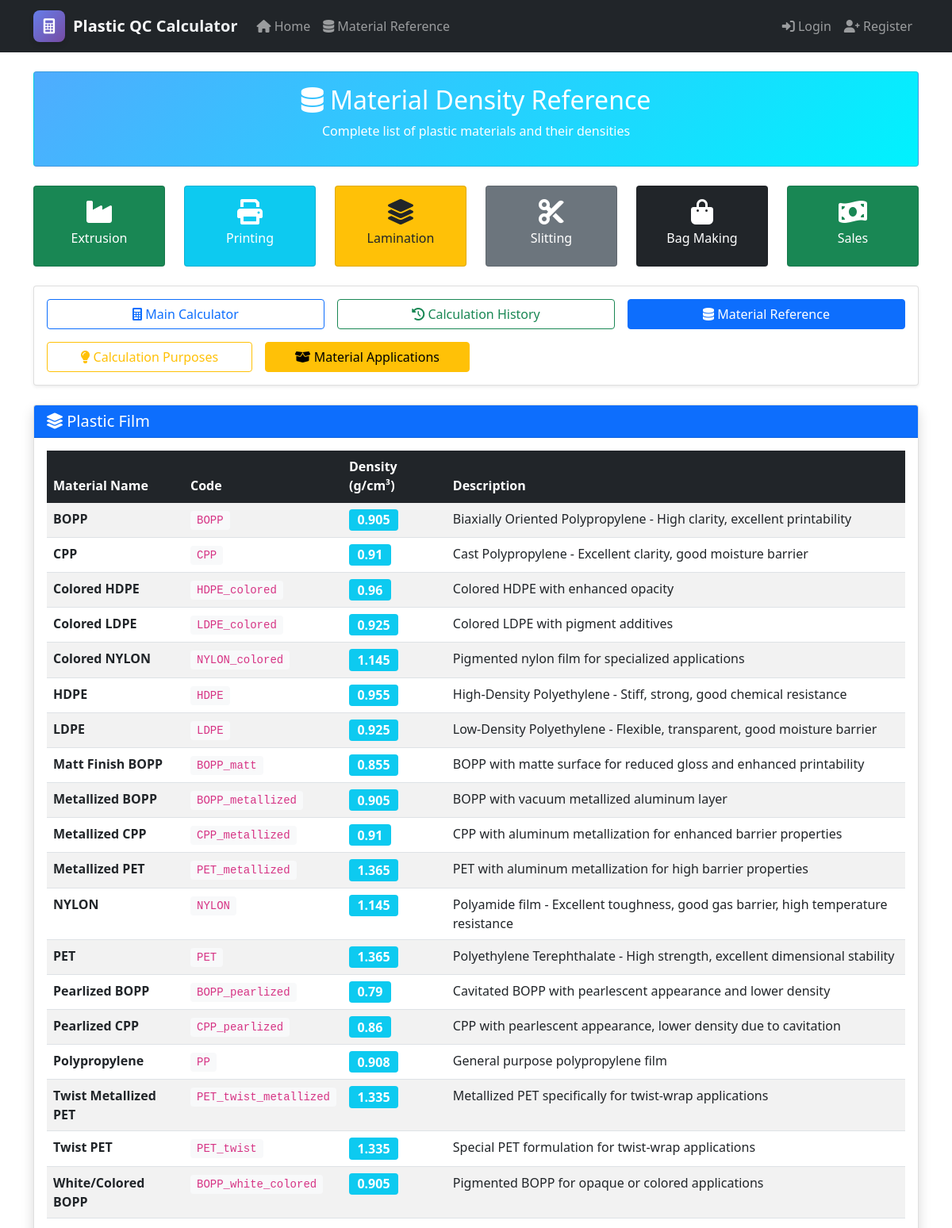
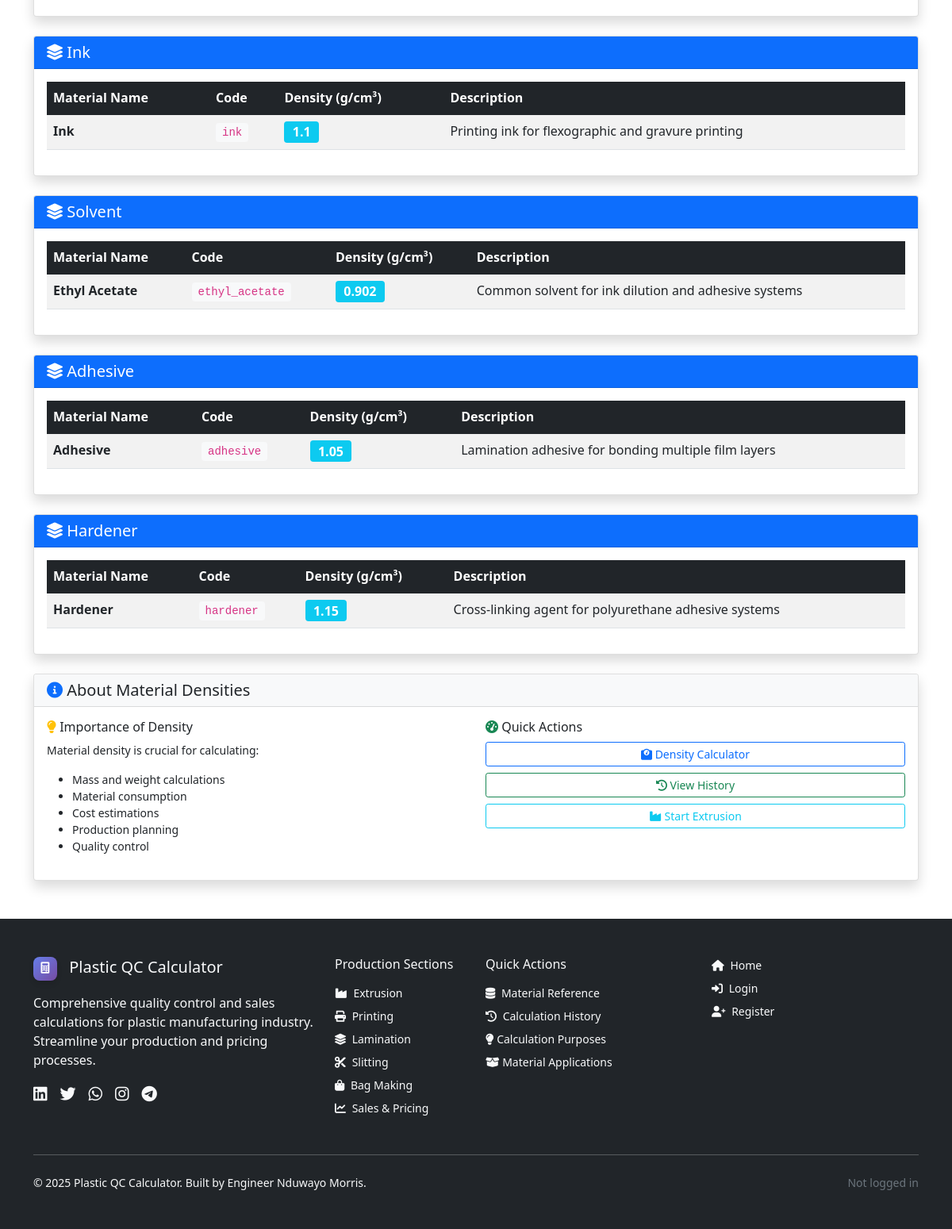
Page /reference/ on the committed database (2 pictures, top to bottom).
### calculator/models.py (models this page shows, shortened)
class PlasticMaterial(models.Model):
    MATERIAL_TYPES = [
        ('FILM', 'Plastic Film'),
        ('INK', 'Ink'),
        ('SOLVENT', 'Solvent'),
        ('ADHESIVE', 'Adhesive'),
        ('HARDENER', 'Hardener'),
    ]
    name = models.CharField(max_length=100)
    code = models.CharField(max_length=50, unique=True)
    material_type = models.CharField(max_length=20, choices=MATERIAL_TYPES)
    density = models.FloatField(help_text="Density in g/cm³")
    description = models.TextField(blank=True)
    created_at = models.DateTimeField(auto_now_add=True)
    updated_at = models.DateTimeField(auto_now=True)

### calculator/views.py (the view)
# urls.py: path('reference/', views.material_reference, name='material_reference'),
def material_reference(request):
    materials = PlasticMaterial.objects.all().order_by('material_type', 'name')
    return render(request, 'calculator/reference.html', {
        'materials': materials,
        'material_types': PlasticMaterial.MATERIAL_TYPES
    })

### calculator/templates/calculator/reference.html (shortened to what this page needs)
{% extends 'calculator/base.html' %}
{% block content %}
<div class="row">
    <div class="col-12">
        <div class="card material-card text-white mb-4">
            <div class="card-body">
                <h2 class="card-title text-center">
                    <i class="fas fa-database"></i> Material Density Reference
                </h2>
                <p class="text-center">Complete list of plastic materials and their densities</p>
            </div>
        </div>
        <div class="row mb-4">
            <div class="col-md-2">
                <a href="{% url 'extrusion:extrusion_home' %}" class="card bg-success text-white text-decoration-none h-100">
                    <div class="card-body text-center">
                        <i class="fas fa-industry fa-2x mb-2"></i>
                        <h6>Extrusion</h6>
                    </div>
                </a>
            </div>
            <div class="col-md-2">
                <a href="{% url 'printing:printing_home' %}" class="card bg-info text-white text-decoration-none h-100">
                    <div class="card-body text-center">
                        <i class="fas fa-print fa-2x mb-2"></i>
                        <h6>Printing</h6>
                    </div>
                </a>
            </div>
            <div class="col-md-2">
                <a href="{% url 'lamination:lamination_home' %}" class="card bg-warning text-dark text-decoration-none h-100">
                    <div class="card-body text-center">
                        <i class="fas fa-layer-group fa-2x mb-2"></i>
                        <h6>Lamination</h6>
                    </div>
                </a>
            </div>
            <div class="col-md-2">
                <a href="{% url 'slitting:slitting_home' %}" class="card bg-secondary text-white text-decoration-none h-100">
                    <div class="card-body text-center">
                        <i class="fas fa-cut fa-2x mb-2"></i>
                        <h6>Slitting</h6>
                    </div>
                </a>
            </div>
            <div class="col-md-2">
                <a href="{% url 'bag_making:bag_making_home' %}" class="card bg-dark text-white text-decoration-none h-100">
                    <div class="card-body text-center">
                        <i class="fas fa-shopping-bag fa-2x mb-2"></i>
                        <h6>Bag Making</h6>
                    </div>
                </a>
            </div>
            <div class="col-md-2">
                <a href="{% url 'sales:sales_home' %}" class="card bg-success text-white text-decoration-none h-100">
                    <div class="card-body text-center">
                        <i class="fas fa-money-bill-wave fa-2x mb-2"></i>
                        <h6>Sales</h6>
                    </div>
                </a>
            </div>
        </div>
        <div class="card shadow-sm mb-4">
            <div class="card-body">
                <div class="row g-3">
                    <div class="col-md-4">
                        <a href="{% url 'home' %}" class="btn btn-outline-primary w-100">
                            <i class="fas fa-calculator"></i> Main Calculator
                        </a>
                    </div>
                    <div class="col-md-4">
                        <a href="{% url 'calculation_history' %}" class="btn btn-outline-success w-100">
                            <i class="fas fa-history"></i> Calculation History
                        </a>
                    </div>
                    <div class="col-md-4">
                        <a href="{% url 'material_reference' %}" class="btn btn-primary w-100">
                            <i class="fas fa-database"></i> Material Reference
                        </a>
                    </div>
                    <div class="col-md-3">
                        <a href="{% url 'calculation_reasons' %}" class="btn btn-outline-warning w-100">
                            <i class="fas fa-lightbulb"></i> Calculation Purposes
                        </a>
                    </div>
                    <div class="col-md-3">
                        <a href="{% url 'material_properties' %}" class="btn btn-warning w-100">
                            <i class="fas fa-box-open"></i> Material Applications
                        </a>
                    </div>
                </div>
            </div>
        </div>
        {% for material_type in material_types %}
        <div class="card shadow mb-4">
            <div class="card-header bg-primary text-white">
                <h5 class="mb-0">
                    <i class="fas fa-layer-group"></i>
                    {{ material_type.1 }}
                </h5>
            </div>
            <div class="card-body">
                <div class="table-responsive">
                    <table class="table table-striped table-hover">
                        <thead class="table-dark">
                            <tr>
                                <th>Material Name</th>
                                <th>Code</th>
                                <th>Density (g/cm³)</th>
                                <th>Description</th>
                            </tr>
                        </thead>
                        <tbody>
                            {% for material in materials %}
                                {% if material.material_type == material_type.0 %}
                                <tr>
                                    <td>
                                        <strong>{{ material.name }}</strong>
                                    </td>
                                    <td><code class="bg-light px-2 py-1 rounded">{{ material.code }}</code></td>
                                    <td>
                                        <span class="badge bg-info fs-6">{{ material.density }}</span>
                                    </td>
                                    <td>
                                        {% if material.description %}
                                            {{ material.description }}
                                        {% else %}
                                            <span class="text-muted">No description available</span>
                                        {% endif %}
                                    </td>
                                </tr>
                                {% endif %}
                            {% endfor %}
                        </tbody>
                    </table>
                </div>
            </div>
        </div>
        {% endfor %}
        <div class="card shadow">
            <div class="card-header bg-light">
                <h5 class="mb-0">
                    <i class="fas fa-info-circle text-primary"></i> About Material Densities
                </h5>
            </div>
            <div class="card-body">
                <div class="row">
                    <div class="col-md-6">
                        <h6><i class="fas fa-lightbulb text-warning"></i> Importance of Density</h6>
                        <p class="small">Material density is crucial for calculating:</p>
                        <ul class="small">
                            <li>Mass and weight calculations</li>
                            <li>Material consumption</li>
                            <li>Cost estimations</li>
                            <li>Production planning</li>
                            <li>Quality control</li>
                        </ul>
                    </div>
                    <div class="col-md-6">
                        <h6><i class="fas fa-tachometer-alt text-success"></i> Quick Actions</h6>
                        <div class="d-grid gap-2">
                            <a href="{% url 'home' %}" class="btn btn-sm btn-outline-primary">
                                <i class="fas fa-weight-scale"></i> Density Calculator
                            </a>
                            <a href="{% url 'calculation_history' %}" class="btn btn-sm btn-outline-success">
                                <i class="fas fa-history"></i> View History
                            </a>
                            <a href="{% url 'extrusion:extrusion_home' %}" class="btn btn-sm btn-outline-info">
                                <i class="fas fa-industry"></i> Start Extrusion
                            </a>
                        </div>
                    </div>
                </div>
            </div>
        </div>
    </div>
</div>
{% endblock %}

### rows in the picture
PlasticMaterial: name "BOPP", code "BOPP", density "0.905", description "Biaxially Oriented Polypropylene - High clarity, excellent printability"
PlasticMaterial: name "CPP", code "CPP", density "0.91", description "Cast Polypropylene - Excellent clarity, good moisture barrier"
PlasticMaterial: name "Colored HDPE", code "HDPE_colored", density "0.96", description "Colored HDPE with enhanced opacity"
PlasticMaterial: name "Colored LDPE", code "LDPE_colored", density "0.925", description "Colored LDPE with pigment additives"
PlasticMaterial: name "Colored NYLON", code "NYLON_colored", density "1.145", description "Pigmented nylon film for specialized applications"
PlasticMaterial: name "HDPE", code "HDPE", density "0.955", description "High-Density Polyethylene - Stiff, strong, good chemical resistance"
PlasticMaterial: name "LDPE", code "LDPE", density "0.925", description "Low-Density Polyethylene - Flexible, transparent, good moisture barrier"
PlasticMaterial: name "Matt Finish BOPP", code "BOPP_matt", density "0.855", description "BOPP with matte surface for reduced gloss and enhanced printability"
PlasticMaterial: name "Metallized BOPP", code "BOPP_metallized", density "0.905", description "BOPP with vacuum metallized aluminum layer"
PlasticMaterial: name "Metallized CPP", code "CPP_metallized", density "0.91", description "CPP with aluminum metallization for enhanced barrier properties"
PlasticMaterial: name "Metallized PET", code "PET_metallized", density "1.365", description "PET with aluminum metallization for high barrier properties"
PlasticMaterial: name "NYLON", code "NYLON", density "1.145", description "Polyamide film - Excellent toughness, good gas barrier, high temperature resistance"
PlasticMaterial: name "PET", code "PET", density "1.365", description "Polyethylene Terephthalate - High strength, excellent dimensional stability"
PlasticMaterial: name "Pearlized BOPP", code "BOPP_pearlized", density "0.79", description "Cavitated BOPP with pearlescent appearance and lower density"
PlasticMaterial: name "Pearlized CPP", code "CPP_pearlized", density "0.86", description "CPP with pearlescent appearance, lower density due to cavitation"
PlasticMaterial: name "Polypropylene", code "PP", density "0.908", description "General purpose polypropylene film"
PlasticMaterial: name "Twist Metallized PET", code "PET_twist_metallized", density "1.335", description "Metallized PET specifically for twist-wrap applications"
PlasticMaterial: name "Twist PET", code "PET_twist", density "1.335", description "Special PET formulation for twist-wrap applications"
PlasticMaterial: name "White/Colored BOPP", code "BOPP_white_colored", density "0.905", description "Pigmented BOPP for opaque or colored applications"
PlasticMaterial: name "Ink", code "ink", density "1.1", description "Printing ink for flexographic and gravure printing"
PlasticMaterial: name "Ethyl Acetate", code "ethyl_acetate", density "0.902", description "Common solvent for ink dilution and adhesive systems"
PlasticMaterial: name "Adhesive", code "adhesive", density "1.05", description "Lamination adhesive for bonding multiple film layers"
PlasticMaterial: name "Hardener", code "hardener", density "1.15", description "Cross-linking agent for polyurethane adhesive systems"

### other values in the picture
{{ material_type.1 }} "Plastic Film" "Ink" "Solvent" "Adhesive" "Hardener"
